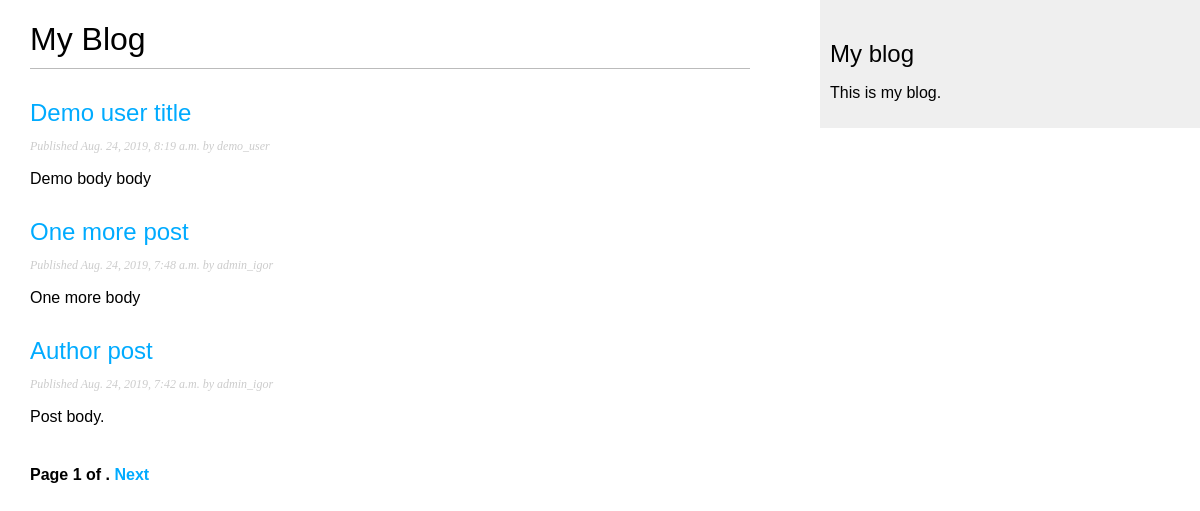
Screenshot of /blog/ with the database file from the repository.
### blog/models.py (models this page shows, shortened)
class Post(models.Model):
    STATUS_CHOISES = (
        ('draft', 'Draft'),
        ('published', 'Published')
    )
    tags = TaggableManager()
    def get_absolute_url(self):
        return reverse('blog:post_detail', args=[
            self.publish.year,
            self.publish.month,
            self.publish.day,
            self.slug,
        ])
    objects = models.Manager()
    published = PublishedManager()
    title = models.CharField(max_length=250)
    slug = models.SlugField(max_length=250, unique_for_date='publish')
    author = models.ForeignKey(User, on_delete=models.CASCADE, related_name='blog_posts')
    body = models.TextField()
    publish = models.DateTimeField(default=timezone.now)
    created = models.DateTimeField(auto_now_add=True)
    updated = models.DateTimeField(auto_now=True)
    status = models.CharField(max_length=10, choices=STATUS_CHOISES, default='draft')
    class Meta:
        ordering = ('-publish',)

### blog/views.py (the view)
# urls.py: path('', views.PostListView.as_view(), name='post_list'),
class PostListView(ListView):
    queryset = Post.published.all()
    context_object_name = 'posts'
    paginate_by = 3
    template_name = 'blog/post/list.html'

### templates/blog/post/list.html (shortened to what this page needs)
{% extends 'blog/base.html' %}
{% block content %}
    <h1>My Blog</h1>
    {% for post in posts %}
        <h2>
            <a href="{{ post.get_absolute_url }}">{{ post.title }}</a>
        </h2>
        <p class="date">Published {{ post.publish }} by {{ post.author }}</p>
        {{ post.body | truncatewords:30 | linebreaks }}
    {% endfor %}
    {% include 'pagination.html' with page=page_obj %}
{% endblock %}

### Django2ByExamples/static/css/blog.css (style rules this page uses)
body { margin:0; padding:0; font-family:helvetica, sans-serif; }
a { color:#00abff; text-decoration:none; }
h1 { font-weight:normal; border-bottom:1px solid #bbb; padding:0 0 10px 0; }
h2 { font-weight:normal; margin:30px 0 0; }
p.date { color:#ccc; font-family: georgia, serif; font-size: 12px; font-style: italic; }

### rows the page displays
Post: title "Demo user title", publish "Aug. 24, 2019, 8:19 a.m.", author "demo_user", body "Demo body body"
Post: title "One more post", publish "Aug. 24, 2019, 7:48 a.m.", author "admin_igor", body "One more body"
Post: title "Author post", publish "Aug. 24, 2019, 7:42 a.m.", author "admin_igor", body "Post body."

### other values shown
{{ page.number }} "1"
